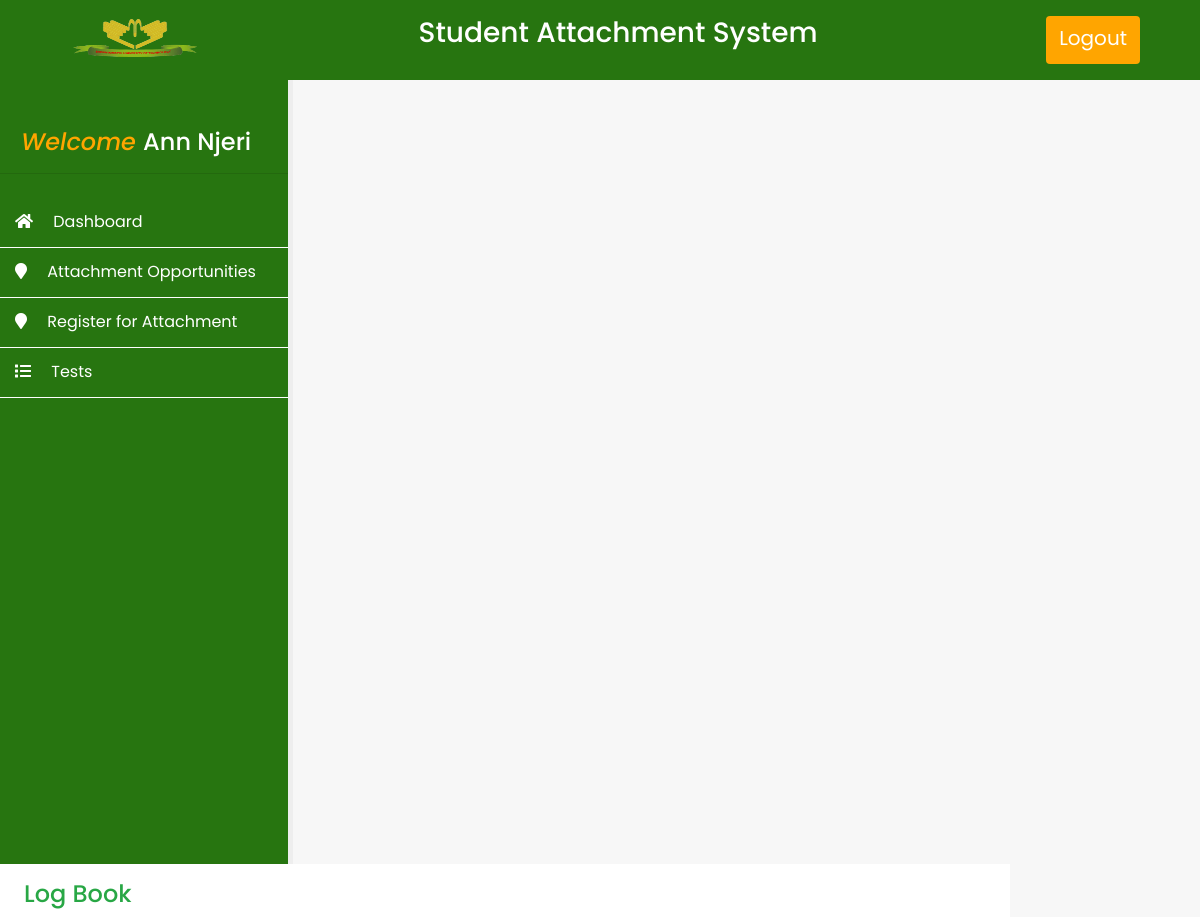
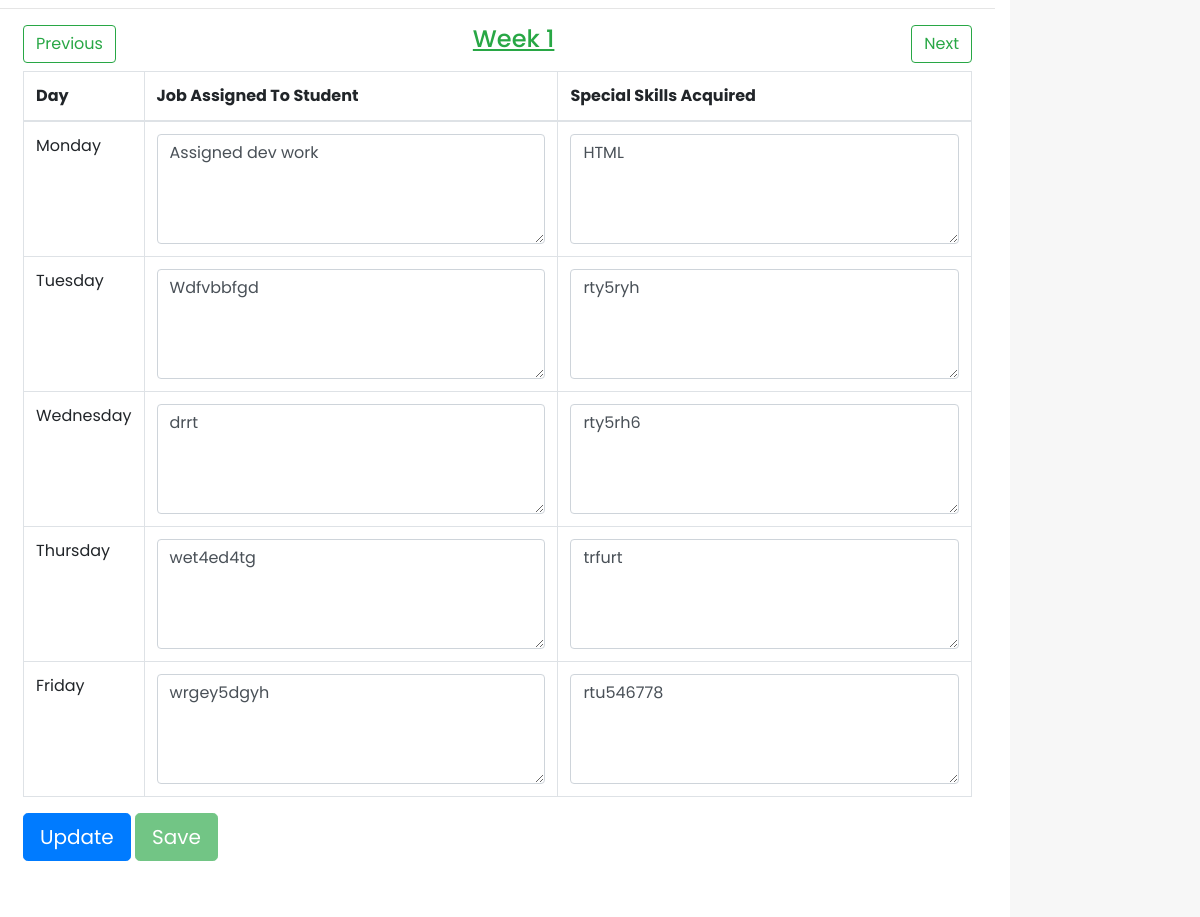
/users/student/logbook.php?week=1 (signed in), run on the app's committed database (2 pictures, top to bottom).
### tables this page shows
CREATE TABLE `students` (
  `id` int(11) NOT NULL,
  `uniqueid` varchar(255) NOT NULL,
  `fname` varchar(255) NOT NULL,
  `lname` varchar(255) NOT NULL,
  `regno` varchar(255) NOT NULL,
  `password` varchar(255) NOT NULL,
  `supervisor` varchar(200) NOT NULL DEFAULT '',
  `csupervisor` varchar(200) NOT NULL DEFAULT '',
  `course` varchar(200) NOT NULL,
  `year` int(11) NOT NULL
);

CREATE TABLE `tbl_logbook` (
  `id` int(11) NOT NULL,
  `uniqueid` varchar(200) NOT NULL,
  `week` varchar(500) NOT NULL,
  `mondayjob` varchar(500) NOT NULL,
  `mondayskill` varchar(500) NOT NULL,
  `tuesdayjob` varchar(500) NOT NULL,
  `tuesdayskill` varchar(500) NOT NULL,
  `wednesdayjob` varchar(500) NOT NULL,
  `wednesdayskill` varchar(500) NOT NULL,
  `thursdayjob` varchar(500) NOT NULL,
  `thursdayskill` varchar(500) NOT NULL,
  `fridayjob` varchar(500) NOT NULL,
  `fridayskill` varchar(500) NOT NULL,
  `studentid` varchar(500) NOT NULL
);

### users/student/logbook.php (the view, shortened to what this page needs)
<?php
include "includes/config.php";
$sid  = $_SESSION['studentid'];
$week = $_GET['week'];
$checkresult  = mysqli_query($conn, "SELECT * FROM `tbl_registered_attachments` where studentid='$sid'");
$logresult  = mysqli_query($conn, "SELECT * FROM `tbl_logbook` where studentid='$sid' and week='$week' ");
$mondayjob = "";
$mondayskill = "";
$tuesdayjob = "";
$tuesdayskill = "";
$wednesdayjob = "";
$wednesdayskill = "";
$thursdayjob = "";
$thursdayskill = "";
$fridayjob = "";
$fridayskill = "";
if (mysqli_num_rows($logresult) > 0) {
    $row = mysqli_fetch_assoc($logresult);
    $mondayjob = $row['mondayjob'];
    $mondayskill = $row['mondayskill'];
    $tuesdayjob = $row['tuesdayjob'];
    $tuesdayskill = $row['tuesdayskill'];
    $wednesdayjob = $row['wednesdayjob'];
    $wednesdayskill = $row['wednesdayskill'];
    $thursdayjob = $row['thursdayjob'];
    $thursdayskill = $row['thursdayskill'];
    $fridayjob = $row['fridayjob'];
    $fridayskill = $row['fridayskill'];
}
include "myFunctions.php";
?>
<?php include "includes/header.php"; ?>
<section class="content row">
    <?php include "includes/sidebar.php"; ?>
    <div class="col col-sm-12 col-md-8 col-lg-10 main-content">
        <h4 class="text-success my-3 ml-4">Log Book</h4>
        <hr>
        <?php if (mysqli_num_rows($checkresult) < 1) : ?>
            <div class="row m-2">
                <h5>You cannot access the logbook. The form is only availabe for students in attachment</h5>
            </div>
        <?php else : ?>
            <div class="row m-2">
                <div class="col-12" style="display:flex; justify-content:space-between;">
                    <button id="prevBtn" class="btn btn-outline-success">Previous</button>
                    <h4 class="text-success" style="text-decoration: underline;">Week <?php echo $week; ?></h4>
                    <button id="nextBtn" class="btn btn-outline-success">Next</button>
                </div>
            </div>
            <form action="#" id="logForm" class="row m-2">
                <div class="col-12">
                    <table class="table table-bordered">
                        <thead>
                            <tr>
                                <th scope="col">Day</th>
                                <th scope="col">Job Assigned To Student</th>
                                <th scope="col">Special Skills Acquired</th>
                            </tr>
                        </thead>
                        <tbody>
                            <tr>
                                <td>Monday</td>
                                <td>
                                    <textarea class="form-control" name="mondayjob" id="" cols="30" rows="4"><?php echo $mondayjob; ?></textarea>
                                </td>
                                <td>
                                    <textarea class="form-control" name="mondayskill" id="" cols="30" rows="4"><?php echo $mondayskill; ?></textarea>
                                </td>
                            </tr>
                            <tr>
                                <td>Tuesday</td>
                                <td>
                                    <textarea class="form-control" name="tuesdayjob" id="" cols="30" rows="4"><?php echo $tuesdayjob; ?></textarea>
                                </td>
                                <td>
                                    <textarea class="form-control" name="tuesdayskill" id="" cols="30" rows="4"><?php echo $tuesdayskill; ?></textarea>
                                </td>
                            </tr>
                            <tr>
                                <td>Wednesday</td>
                                <td>
                                    <textarea class="form-control" name="wednesdayjob" id="" cols="30" rows="4"><?php echo $wednesdayjob; ?></textarea>
                                </td>
                                <td>
                                    <textarea class="form-control" name="wednesdayskill" id="" cols="30" rows="4"><?php echo $wednesdayskill; ?></textarea>
                                </td>
                            </tr>
                            <tr>
                                <td>Thursday</td>
                                <td>
                                    <textarea class="form-control" name="thursdayjob" id="" cols="30" rows="4"><?php echo $thursdayjob; ?></textarea>
                                </td>
                                <td>
                                    <textarea class="form-control" name="thursdayskill" id="" cols="30" rows="4"><?php echo $thursdayskill; ?></textarea>
                                </td>
                            </tr>
                            <tr>
                                <td>Friday</td>
                                <td>
                                    <textarea class="form-control" name="fridayjob" id="" cols="30" rows="4"><?php echo $fridayjob; ?></textarea>
                                </td>
                                <td>
                                    <textarea class="form-control" name="fridayskill" id="" cols="30" rows="4"><?php echo $fridayskill; ?></textarea>
                                </td>
                            </tr>
                        </tbody>
                    </table>
                </div>
                <div class="col-12 mb-5">
                    <button id="updateBtn" <?php if (mysqli_num_rows($logresult) < 1) {
                                                echo "disabled" . " " . "style='cursor: not-allowed;'";
                                            } ?> type="submit" class="btn btn-primary btn-lg">Update</button>
                    <button id="saveBtn" <?php if (mysqli_num_rows($logresult) > 0) {
                                                echo "disabled" . " " . "style='cursor: not-allowed;'";
                                            } ?> type="submit" class="btn btn-success btn-lg">Save</button>
                </div>
            </form>
        <?php endif ?>
    </div>
</section>
<?php include "includes/footer.php"; ?>

### users/student/includes/sidebar.php
<?php
include "config.php";
$sid  = $_SESSION['studentid'];
$result = $conn->query("SELECT * FROM students where uniqueid = '$sid' ");
$array = mysqli_fetch_assoc($result);
?>
<div class="col col-sm-12 col-md-4 col-lg-3 sidebar py-5">
    <h4 class="text-center welcome">
   <span> Welcome </span><?php echo $array['fname']." ".$array['lname']  ?>
    </h4>
    <hr>
    <div class="side-nav py-2">
        <a href="index.php" class="side-nav-item">
            <div> <i class="fa fa-home mr-3" aria-hidden="true"></i> Dashboard</div>
        </a>
        <a href="attachments.php" class="side-nav-item">
            <div><i class="fa fa-map-marker mr-3 text-white" aria-hidden="true"></i> Attachment Opportunities</div>
        </a>
        <a href="registerattachment.php" class="side-nav-item">
            <div><i class="fa fa-map-marker mr-3" aria-hidden="true"></i> Register for Attachment</div>
        </a>
        <a href="tests.php" class="side-nav-item">
            <div><i class="fa fa-list mr-3" aria-hidden="true"></i> Tests</div>
        </a>
    </div>
</div>

### users/student/css/index.css (style rules this page uses)
* { margin: 0; padding: 0; box-sizing: border-box; text-decoration: none; font-family: "Poppins", sans-serif; }
body { min-height: 100vh; background: #f7f7f7; overflow-x: hidden; }
.sidebar, .main-content { background-color: #fff; min-height: 98vh; }
.sidebar { border-right: 5px solid #eee; background-color: #277510; padding: 0px; }
.side-nav-item { margin: 0; height: 50px; display: flex; align-items: center; justify-content: left; color: #fff; padding-left: 20px; border-bottom: 1px solid #fff; padding: 20px; padding-left: 30px; }
.side-nav-item div { font-size: 20; }
.sidebar .welcome { color: #fff; }
.sidebar .welcome span { color: orange; font-style: italic; }

### users/student/css/login.css (style rules this page uses)
*, a:hover { text-decoration: none; }

### data on the page
students: fname "Ann", lname "Njeri"
tbl_logbook: mondayjob "Assigned dev work", mondayskill "HTML", tuesdayjob "Wdfvbbfgd", tuesdayskill "rty5ryh", wednesdayjob "drrt", wednesdayskill "rty5rh6", thursdayjob "wet4ed4tg", thursdayskill "trfurt", fridayjob "wrgey5dgyh", fridayskill "rtu546778"

### other printed values
$week "1"
